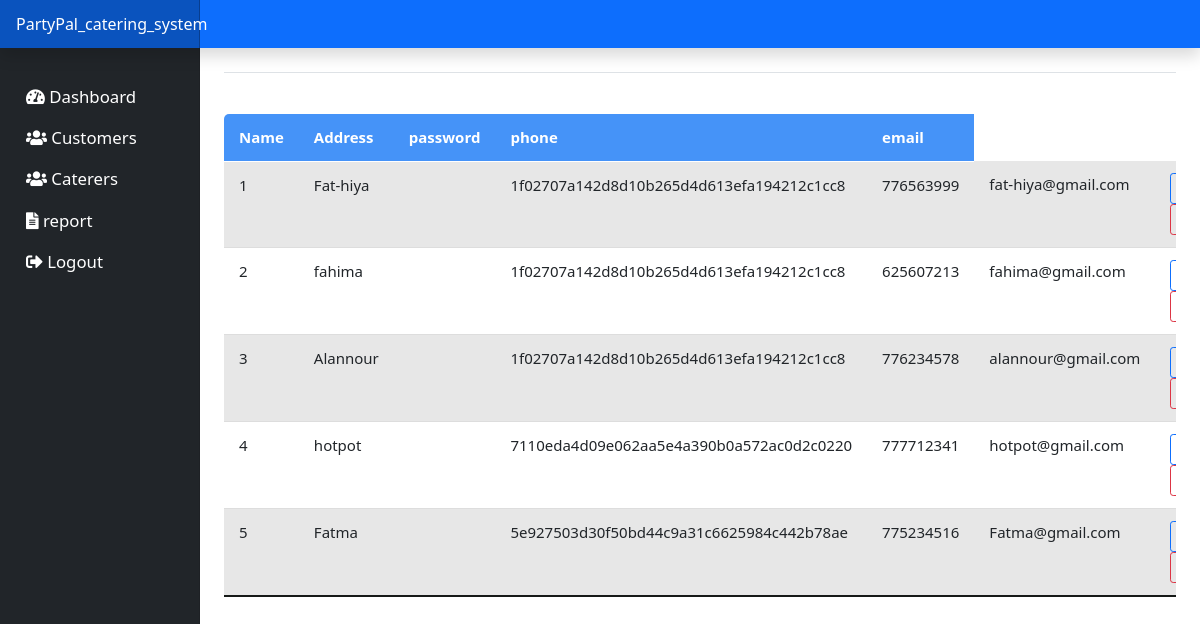
The page /view_caterer.php on the database its author committed.
### tables this page shows
CREATE TABLE `caterers` (
  `catererID` int(11) NOT NULL,
  `Name` varchar(50) NOT NULL,
  `address` varchar(11) NOT NULL,
  `password` varchar(200) NOT NULL,
  `phone` int(11) NOT NULL,
  `email` varchar(50) NOT NULL
);

### view_caterer.php (the view, shortened to what this page needs)
<!doctype html>
<html lang = 'en'>
<head>
<link href = 'assets/dist/css/bootstrap.min.css' rel = 'stylesheet'>
<link href = 'assets/dashboard.css' rel = 'stylesheet'>
</head>
<body>
<?php
include_once( 'header.php' );
?>
<div class = 'container-fluid'>
<div class = 'row'>
<?php
include_once( 'sidenav.php' );
?>
<main class = 'col-md-9 ms-sm-auto col-lg-10 px-md-4'>
<div class = 'd-flex justify-content-between flex-wrap flex-md-nowrap align-items-center pt-3 pb-2 mb-3 border-bottom'>
</div>
<div class = 'table-responsive'>
<table class = 'table table-striped table-sm'>
<thead>
<tr>
<th scope = 'col'>Name</th>
<th scope = 'col'>Address</th>
<th scope = 'col'>password</th>
<th scope = 'col'>phone</th>
<th scope = 'col'>email</th>
</tr>
</thead>
<tbody>
<?php
require_once( 'connection.php' );
$statement = $conn->prepare( 'SELECT * FROM caterers' );
$statement->execute();
$n = 1;
while( $row = $statement->fetch() ) {
    echo '<tr>';
    echo '<td>'.$n.'</td>';
    echo '<td>'.$row[ 'Name' ].'</td>';
    echo '<td>'.$row[ 'Address' ].'</td>';
    echo '<td>'.$row[ 'password' ].'</td>';
    echo '<td>'.$row[ 'phone' ].'</td>';
    echo '<td>'.$row[ 'email' ].'</td>';
    echo "<td><a class='btn btn-sm btn-outline-primary' href='edit-user.php?userid=".$row[ 'userID' ]."'>Edit</a><a class='btn btn-sm btn-outline-danger' href='delete-user.php?userid=".$row[ 'userID' ]."'>Delete</a></td>";
    echo '</tr>';
    $n = $n+1;
}
?>
</tbody>
</table>
</div>
</main>
</div>
</div>
</body>
</html>

### assets/dashboard.css (style rules this page uses)
body { font-size: .875rem; }
.table { border-collapse: collapse; margin: 25px 0; font-size: 15px; min-width: 100%; overflow: hidden; border-radius: 5px 5px 0 0; }
table thead tr { color: #fff; background: #4593f8; text-align: left; font-weight: bold; }
.table th, .table td { padding: 12px 15px; }
.table tbody tr { border-bottom: 1px solid #ddd; }
.table tbody tr:nth-of-type(odd) { background: #f3f3f3; }
.table tbody tr:last-of-type { border-bottom: 2px solid #161917; }

### rows shown on the page
caterers: Name "Fat-hiya", password "1f02707a142d8d10b265d4d613efa194212c1cc8", phone "776563999", email "fat-hiya@gmail.com"
caterers: Name "fahima", password "1f02707a142d8d10b265d4d613efa194212c1cc8", phone "625607213", email "fahima@gmail.com"
caterers: Name "Alannour", password "1f02707a142d8d10b265d4d613efa194212c1cc8", phone "776234578", email "alannour@gmail.com"
caterers: Name "hotpot", password "7110eda4d09e062aa5e4a390b0a572ac0d2c0220", phone "777712341", email "hotpot@gmail.com"
caterers: Name "Fatma", password "5e927503d30f50bd44c9a31c6625984c442b78ae", phone "775234516", email "Fatma@gmail.com"
